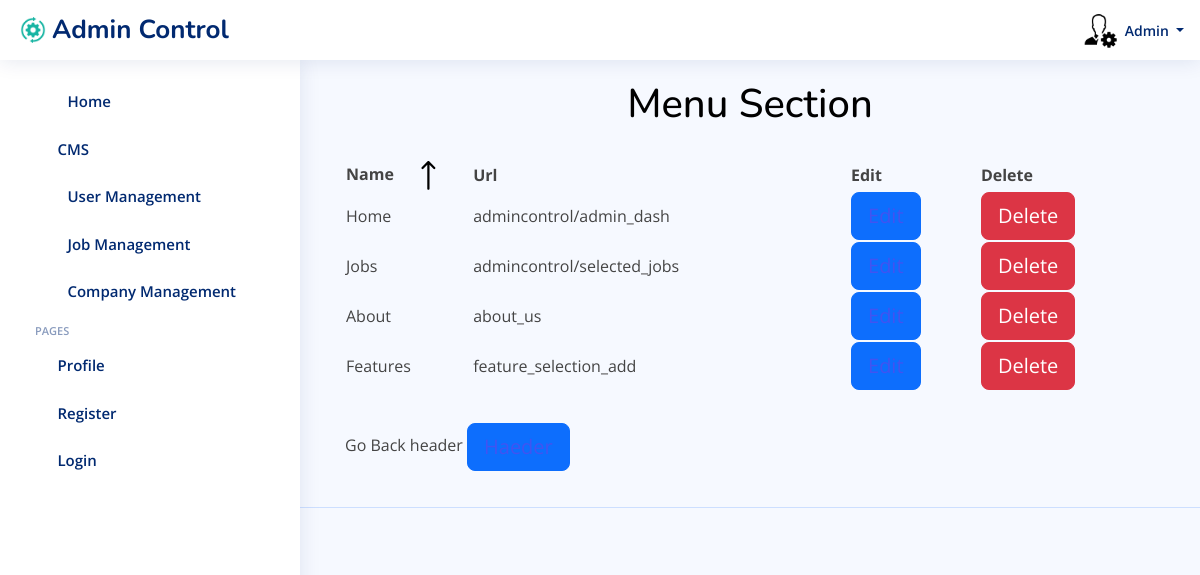
The page /admincontrol/menu_list/ (signed in) on the database its author committed.
### admincontrol/models.py (models this page shows, shortened)
class Menu(models.Model):
    menu_item = models.CharField(max_length=50,blank=True,null=True)
    menu_url = models.CharField(max_length=200,default='')
    updated_at = models.DateTimeField(auto_now=True)

### admincontrol/views.py (the view)
# urls.py: path('menu_list/',views.MenuUpdateView.as_view(),name="menu_list"),
class MenuUpdateView(ListView):
    model=Menu
    template_name='admin/editmenu.html'
    context_object_name='menu'

### templates/admin/editmenu.html (shortened to what this page needs)
{% load static %}
{% load widget_tweaks %}
<html lang="en">
<head>
  <link rel="stylesheet" href="https://cdn.jsdelivr.net/npm/bootstrap@4.0.0/dist/css/bootstrap.min.css">
  <link href="{% static 'css/bootstrap/css/bootstrap.min.css' %}" rel="stylesheet">
  <link href="{% static 'css/bootstrap-icons/bootstrap-icons.css' %}" rel="stylesheet">
  <link href="{% static 'css/boxicons/css/boxicons.min.css' %} " rel="stylesheet">
  <link href="{% static 'css/quill/quill.snow.css' %} " rel="stylesheet">
  <link href="{% static 'css/quill/quill.bubble.css' %}" rel="stylesheet">
  <link href="{% static 'css/remixicon/remixicon.css' %}" rel="stylesheet">
  <link href="{% static 'css/simple-datatables/style.css' %}" rel="stylesheet">
  <link href="{% static 'css/css/style.css' %}" rel="stylesheet">
</head>
<body>
{% block header %}
{% if request.user.is_admin %}
    <header id="header" class="header fixed-top d-flex align-items-center">
        <div class="d-flex align-items-center justify-content-between">
            <a href="index.html" class="logo d-flex align-items-center">
                <img src="{% static 'img/img/setadmin.png' %}" alt="">
                <span class="d-none d-lg-block">Admin Control</span>
            </a>
            <i class="bi bi-list toggle-sidebar-btn"></i>
        </div>
            <nav class="header-nav ms-auto">
            <ul class="d-flex align-items-center">
                <li class="nav-item dropdown">
                <a class="nav-link nav-icon" href="#" data-bs-toggle="dropdown">
                    <i class="bi bi-bell"></i>
                </a>
                </li>
            {% block sendToreciveemp %}
            <li class="nav-item dropdown">
                <a class="nav-link nav-icon" href="#" id="messagesDropdown" role="button" data-bs-toggle="dropdown" aria-expanded="false">
                    <i class="bi bi-chat-left-text"></i>
                </a>
            </li>
            {% endblock %}
                <li class="nav-item dropdown pe-3">
                <a class="nav-link nav-profile d-flex align-items-center pe-0" href="#" data-bs-toggle="dropdown">
                        <img src="{% static 'img/dashboard/admin.png' %}" alt="Default Profile Picture">
                    <span class="d-none d-md-block dropdown-toggle ps-2">Admin </span>
                </a>
                </li>
            </ul>
            </nav>
    </header>
  {% endif %}
  {% endblock header %}
  {% block sidebar %}
  {% if request.user.is_admin %}
  <aside id="sidebar" class="sidebar">
    <ul class="sidebar-nav" id="sidebar-nav">
        <li class="nav-item">
          <a class="nav-link collapsed"  href="{% url "admin_dash" %}">
            <i class="bi bi-journal-text"></i> <span>Home</span>
          </a>
        </li>
        <li class="nav-item">
            <a class="nav-link collapsed" data-bs-target="#charts-nav" data-bs-toggle="collapse" href="{% url "jobseeker_dash" %}">
              <i class="bi bi-bar-chart"></i><span>CMS</span><i class="bi bi-chevron-down ms-auto"></i>
            </a>
        </li>
        <li class="nav-item">
            <a class="nav-link collapsed"  href="{% url "restrict_users" %}">
              <i class="bi bi-journal-text"></i> <span>User Management</span>
            </a>
        </li>
        <li class="nav-item">
            <a class="nav-link collapsed"  href="{% url "restrict_jobs" %}">
                <i class="bi bi-journal-text"></i> <span>Job Management</span>
            </a>
        </li>
        <li class="nav-item">
          <a class="nav-link collapsed"  href="{% url "restrict_company" %}">
            <i class="bi bi-journal-text"></i> <span>Company Management</span>
          </a>
        </li>
      <li class="nav-heading">Pages</li>
      <li class="nav-item">
        <a class="nav-link collapsed" href="{% url "update_profile_job" %}">
          <i class="bi bi-person"></i>
          <span>Profile</span>
        </a>
      </li>
      <li class="nav-item">
        <a class="nav-link collapsed" href="{% url "register_seeker" %}">
          <i class="bi bi-card-list"></i>
          <span>Register</span>
        </a>
      </li>
      <li class="nav-item">
        <a class="nav-link collapsed" href="{% url "login_user" %}">
          <i class="bi bi-box-arrow-in-right"></i>
          <span>Login</span>
        </a>
      </li>
    </ul>
  </aside>
  {% endif %}
  {% endblock  %}
  {% block main %}
  <main id="main" class="main">
      <section class="section profile">
          <div class="ever">
              <h2 style="text-align: center; color: black; font-size: 40px;">Menu Section</h2>
<div class="container">
	<table class="responsive-table">
		<thead class="responsive-table__head">
			<tr class="responsive-table__row">
				<th class="responsive-table__head__title responsive-table__head__title--name">Name
				</th>
				<th class="responsive-table__head__title responsive-table__head__title--status">Url</th>
				<th class="responsive-table__head__title responsive-table__head__title--status">Edit</th>
				<th class="responsive-table__head__title responsive-table__head__title--status">Delete</th>
			</tr>
		</thead>
		<tbody class="responsive-table__body">
      {% for check in menu %}
			<tr class="responsive-table__row">
				<td class="responsive-table__body__text responsive-table__body__text--name">
					{{check.menu_item}}
				</td>
				<td class="responsive-table__body__text responsive-table__body__text--country">{{check.menu_url}}</td>
				<td class="responsive-table__body__text responsive-table__body__text--country"><button class="btn btn-primary btn-lg"><a href="{% url "menu_list_update" pk=check.pk %}">Edit</a></button></td>
				<td class="responsive-table__body__text responsive-table__body__text--country"> <button class="delete-social btn btn-danger btn-lg" data-id="{{ check.pk }}">
           Delete
              </button>
            </td>
      </tr>
			{% endfor %}
		</tbody>
	</table>
   <p>Go Back header   <button class="btn btn-primary btn-lg"><a href="{% url "headersection" %}">Haeder</a></button>
   </p>
</div>
          </div>
      </section>
  </main>
  {% endblock main %}
  {% block footer %}
  <footer id="footer" class="footer">
  </footer>
  {% endblock footer %}
</body>
</html>

### static/css/css/style.css (style rules this page uses)
:root { scroll-behavior: smooth; }
body { font-family: "Open Sans", sans-serif; background: #f6f9ff; color: #444444; }
a { color: #4154f1; text-decoration: none; }
h1, h2, h3, h4, h5, h6 { font-family: "Nunito", sans-serif; }
#main { margin-top: 60px; padding: 20px 30px; transition: all 0.3s; }
.logo { line-height: 1; }
@media (min-width: 1200px) { .logo { width: 280px; } }
.logo img { max-height: 26px; margin-right: 6px; }
.logo span { font-size: 26px; font-weight: 700; color: #012970; font-family: "Nunito", sans-serif; }
.header { transition: all 0.5s; z-index: 997; height: 60px; box-shadow: 0px 2px 20px rgba(1, 41, 112, 0.1); background-color: #fff; padding-left: 20px; }
.header .toggle-sidebar-btn { font-size: 32px; padding-left: 10px; cursor: pointer; color: #012970; }
.header-nav ul { list-style: none; }
.header-nav>ul { margin: 0; padding: 0; }
.header-nav .nav-icon { font-size: 22px; color: #012970; margin-right: 25px; position: relative; }
.header-nav .nav-profile { color: #012970; }
.header-nav .nav-profile img { max-height: 36px; }
.header-nav .nav-profile span { font-size: 14px; font-weight: 600; }
.sidebar { position: fixed; top: 60px; left: 0; bottom: 0; width: 300px; z-index: 996; transition: all 0.3s; padding: 20px; overflow-y: auto; scrollbar-width: thin; scrollbar-color: #aab7cf transparent; box-shadow: 0px 0px 20px rgba(1, 41, 112, 0.1); background-color: #fff; }
@media (min-width: 1200px) { #main, #footer { margin-left: 300px; } }
.sidebar-nav { padding: 0; margin: 0; list-style: none; }
.sidebar-nav li { padding: 0; margin: 0; list-style: none; }
.sidebar-nav .nav-item { margin-bottom: 5px; }
.sidebar-nav .nav-heading { font-size: 11px; text-transform: uppercase; color: #899bbd; font-weight: 600; margin: 10px 0 5px 15px; }
.sidebar-nav .nav-link { display: flex; align-items: center; font-size: 15px; font-weight: 600; color: #4154f1; transition: 0.3; background: #f6f9ff; padding: 10px 15px; border-radius: 4px; }
.sidebar-nav .nav-link i { font-size: 16px; margin-right: 10px; color: #4154f1; }
.sidebar-nav .nav-link.collapsed { color: #012970; background: #fff; }
.sidebar-nav .nav-link.collapsed i { color: #899bbd; }
.sidebar-nav .nav-link .bi-chevron-down { margin-right: 0; transition: transform 0.2s ease-in-out; }
.footer { padding: 20px 0; font-size: 14px; transition: all 0.3s; border-top: 1px solid #cddfff; }

### templates/admin/editmenu.html (style rules this page uses)
.container { width: 100%; max-width: 1140px; margin: 0 auto; padding: 0 15px; }
.up-arrow { height: 100%; max-height: 1.8rem; margin-left: 1rem; }

### rows shown on the page
Menu: menu_item "Home", menu_url "admincontrol/admin_dash"
Menu: menu_item "Jobs", menu_url "admincontrol/selected_jobs"
Menu: menu_item "About", menu_url "about_us"
Menu: menu_item "Features", menu_url "feature_selection_add"
